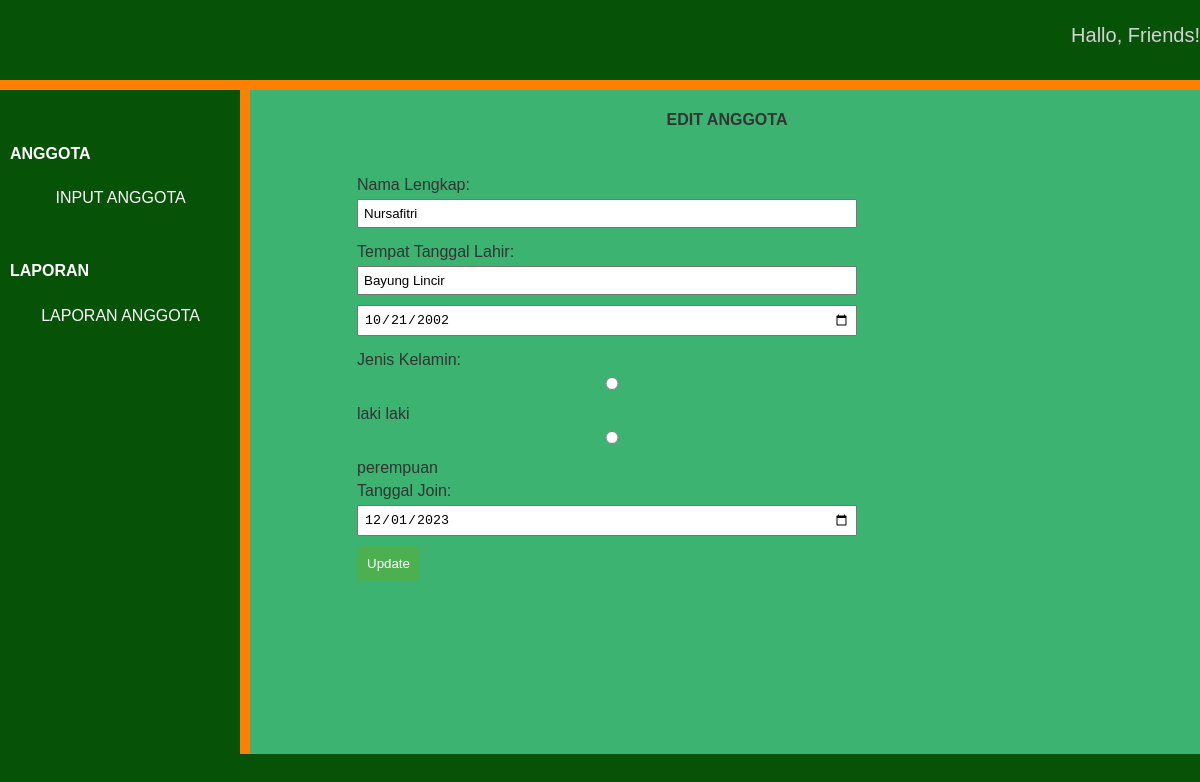
/edit.php?nama_lengkap=Nursafitri, run on the app's committed database.
### tables this page shows
CREATE TABLE `anggota` (
  `nama_lengkap` varchar(30) NOT NULL,
  `tempat_lahir` varchar(15) NOT NULL,
  `tanggal_lahir` date NOT NULL,
  `jenis_kelamin` enum('laki laki','perempuan','','') NOT NULL,
  `tanggal_join` date NOT NULL
);

### edit.php (the view, shortened to what this page needs)
<?php
include 'koneksi.php';
?>
<!DOCTYPE html>
<html>
<head>
    <link rel="stylesheet" type="text/css" href="css/Home.css">
</head>
<body>
    <div id="template">
        <div id="menu">
            <nav>
                <p>Hallo, Friends!</p>
            </nav>
        </div>
        <div id="content">
            <div id="left-content">
                <h4 class="anggota">ANGGOTA</h4>
                <p class="input-anggota"><a href="Input_anggota.html">INPUT ANGGOTA</a></p>
                <h4 class="laporan">LAPORAN</h4>
                <p class="laporan-anggota"><a href="laporan_anggota.php">LAPORAN ANGGOTA</a></p>
            </div>
            <div id="right-content">
                <h4 class="inputanggota">EDIT ANGGOTA</h4>
                <?php
                $namaLengkap = $_GET['nama_lengkap'];
                $query = "SELECT * FROM anggota WHERE nama_lengkap='$namaLengkap'";
                $result = mysqli_query($conn, $query);
                if ($result && mysqli_num_rows($result) > 0) {
                    $row = mysqli_fetch_assoc($result);
                } else {
                    echo "Data tidak ditemukan.";
                    exit;
                }
                ?>
                <form method="post" action="EDT.php?nama_lengkap=<?php echo $row['nama_lengkap']; ?>">
                    <label for="nama_lengkap">Nama Lengkap:</label>
                    <input type="text" name="nama_lengkap" value="<?php echo $row['nama_lengkap']; ?>" required>
                    <label for="tempat_lahir">Tempat Tanggal Lahir:</label>
                    <input type="text" name="tempat_lahir" value="<?php echo $row['tempat_lahir']; ?>" required>
                    <input type="date" name="tanggal_lahir" value="<?php echo $row['tanggal_lahir']; ?>" required>
                    <label>Jenis Kelamin:</label>
                    <input type="radio" name="jenis_kelamin" value="<?php echo $row['jenis_kelamin']; ?>" required>
                    <label for="laki laki">laki laki</label>
                    <input type="radio" name="jenis_kelamin" value="<?php echo $row['jenis_kelamin']; ?>" required>
                    <label for="perempuan">perempuan</label>
                    <label for="tanggal_join">Tanggal Join:</label>
                    <input type="date" name="tanggal_join" value="<?php echo $row['tanggal_join']; ?>" required>
                    <input type="submit" name="Update" value="Update">
                </form>
            </div>
        </div>
    </div>
</body>
</html>

### css/Home.css (style rules this page uses)
body { font-family: Arial, sans-serif; background-color: #065206; margin: 0; padding: 0; }
#template { height: 83vh; margin: 10px auto; outline-color: rgb(9, 97, 197); }
nav { display: inline-block; width: 100%; }
nav p { color: #d3d3d3; text-align: right; line-height: 10px; font-size: 20px; text-decoration: none; }
#content { height: 100%; width: 100%; margin-top: 20px; background: white; }
#left-content { height: 100%; width: 20%; float: left; border-top: 10px solid #ff7f00; border-right: 10px solid #ff7f00; background: #065206; }
.anggota { text-align: left; color: white; margin-top: 50px; padding: 5px 10px; }
.input-anggota { text-align: center; margin-top: 10px; margin-left: 3px; width: 98%; }
.input-anggota a { text-decoration: none; color: white; }
.laporan { text-align: left; color: white; margin-top: 50px; padding: 5px 10px; }
.laporan-anggota { text-align: center; color: white; margin-top: 10px; margin-left: 3px; width: 98%; outline: none; }
.laporan-anggota a { text-decoration: none; color: white; }
#right-content { margin-top: 10px; height: 100%; width: 99.5%; border-top: 10px solid #ff7f00; border-left: 10px solid #ff7f00; background: #3CB371; }

### edit.php (style rules this page uses)
form { max-width: 500px; margin: 0 auto; padding: 20px; border-radius: 8px; }
h4.inputanggota { text-align: center; color: #333; }
label { display: block; margin: 5px 0 5px; color: #333; }
input[type="text"], input[type="date"], input[type="radio"] { width: 100%; padding: 5px; margin-bottom: 10px; box-sizing: border-box; align-items: center; }
input[type="radio"] { margin-left: 5px; }
input[type="submit"] { background-color: #4CAF50; color: white; border: none; padding: 10px; cursor: pointer; border-radius: 4px; }

### data on the page
anggota: nama_lengkap "Nursafitri", tempat_lahir "Bayung Lincir", tanggal_lahir "10/21/2002", tanggal_join "12/01/2023"
